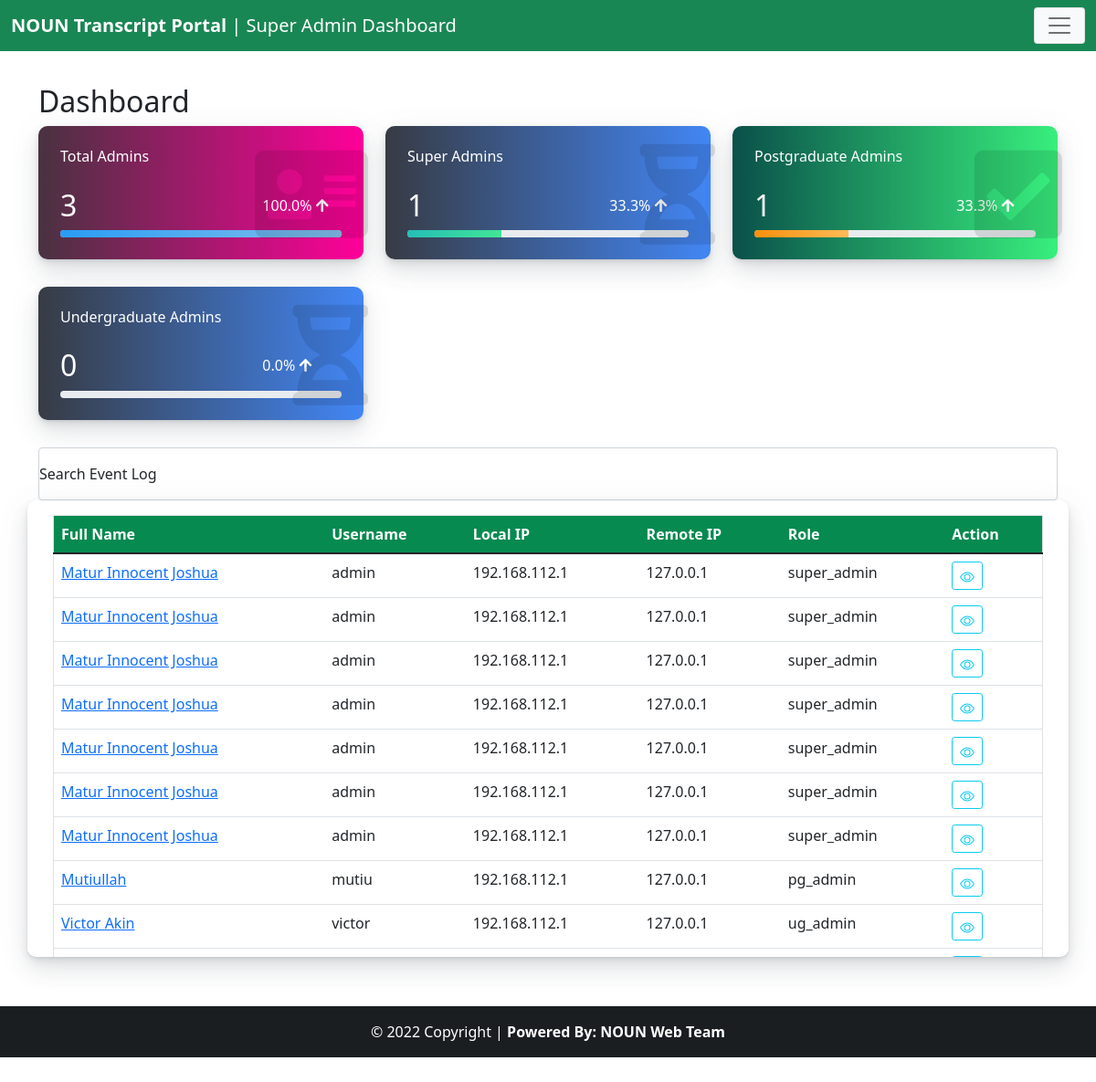
Screenshot of /adm/superadmin/ (signed in) with the database file from the repository.
### tables this page shows
CREATE TABLE IF NOT EXISTS `event_log` (
  `id` int(3) NOT NULL AUTO_INCREMENT COMMENT 'row ID',
  `name` varchar(25) NOT NULL,
  `username` varchar(15) NOT NULL,
  `remote_ip` varchar(15) NOT NULL COMMENT 'Remote IP',
  `local_ip` varchar(15) NOT NULL COMMENT 'Local IP',
  `datetime` timestamp NOT NULL DEFAULT CURRENT_TIMESTAMP COMMENT 'Server Time for Data Entry',
  `role` varchar(15) NOT NULL,
  PRIMARY KEY (`id`)
);

### adm/superadmin/index.php (the view, shortened to what this page needs)
<?php
include('post_header.php');
?>
     <br><br><br>
    <main>
    <div class="container">
            <div class="">
                <div class=" text-left">
                  <h2>Dashboard</h2>
                </div>
            </div>
<link rel="stylesheet" href="https://cdnjs.cloudflare.com/ajax/libs/font-awesome/5.12.1/css/all.min.css" />
<div class="col-md-12">
    <div class="row">
        <div class="col-xl-4 col-lg-6 ">
            <div class="card l-bg-cherry">
                <div class="card-statistic-3 p-4">
                    <div class="card-icon card-icon-large"><i class="fas fa-address-card"></i></div>
                    <div class="mb-4">
                        <h6 class="card-title mb-0">Total Admins</h6>
                    </div>
<?php
include('../../connect.php');
$sql="SELECT * FROM users ";
$result=mysqli_query($conn, $sql);
$total_application=mysqli_num_rows($result);
$total_application_percentage=($total_application/$total_application)*100;
$sql3="SELECT * FROM users WHERE role='super_admin' ";
$result3=mysqli_query($conn, $sql3);
$total_awaiting=mysqli_num_rows($result3);
$total_awaiting_percentage=($total_awaiting/$total_application)*100;
$sql4="SELECT * FROM users WHERE role='pg_admin' ";
$result4=mysqli_query($conn, $sql4);
$total_mis=mysqli_num_rows($result4);
$total_mis_percentage=($total_mis/$total_application)*100;
$sql5="SELECT * FROM undergraduate WHERE status='ug_admin' ";
$result5=mysqli_query($conn, $sql5);
$total_received=mysqli_num_rows($result5);
$total_received_percentage=($total_received/$total_application)*100;
?>
                    <div class="row align-items-center mb-2 d-flex">
                        <div class="col-8">
                            <h2 class="d-flex align-items-center mb-0">
                                <?php echo number_format($total_application); ?>
                            </h2>
                        </div>
                        <div class="col-4 text-right">
                            <span><?php echo number_format($total_application_percentage, 1);  ?>% <i class="fa fa-arrow-up"></i></span>
                        </div>
                    </div>
                    <div class="progress mt-1 " data-height="8" style="height: 8px;">
                        <div class="progress-bar l-bg-cyan" role="progressbar" data-width="25%" aria-valuenow="25" aria-valuemin="0" aria-valuemax="100" style="width: <?php echo number_format($total_application_percentage, 1);  ?>%;"></div>
                    </div>
                </div>
            </div>
        </div>
        <div class="col-xl-4 col-lg-6 align-items-center">
            <div class="card l-bg-blue-dark">
                <div class="card-statistic-3 p-4">
                    <div class="card-icon card-icon-large"><i class="fas fa-hourglass-half"></i></div>
                    <div class="mb-4">
                        <h6 class="card-title mb-0">Super Admins</h6>
                    </div>
                    <div class="row align-items-center mb-2 d-flex">
                        <div class="col-8">
                            <h2 class="d-flex align-items-center mb-0">
                                <?php echo number_format($total_awaiting); ?>
                            </h2>
                        </div>
                        <div class="col-4 text-right">
                            <span><?php echo number_format($total_awaiting_percentage, 1);  ?>% <i class="fa fa-arrow-up"></i></span>
                        </div>
                    </div>
                    <div class="progress mt-1 " data-height="8" style="height: 8px;">
                        <div class="progress-bar l-bg-green" role="progressbar" data-width="25%" aria-valuenow="25" aria-valuemin="0" aria-valuemax="100" style="width: <?php echo number_format($total_awaiting_percentage, 1);  ?>%;"></div>
                    </div>
                </div>
            </div>
        </div>
        <div class="col-xl-4 col-lg-6">
            <div class="card l-bg-green-dark">
                <div class="card-statistic-3 p-4">
                    <div class="card-icon card-icon-large"><i class="fas fa fa-check-square"></i></div>
                    <div class="mb-4">
                        <h6 class="card-title mb-0">Postgraduate Admins</h6>
                    </div>
                    <div class="row align-items-center mb-2 d-flex">
                        <div class="col-8">
                            <h2 class="d-flex align-items-center mb-0">
                                <?php echo number_format($total_mis); ?>
                            </h2>
                        </div>
                        <div class="col-4 text-right">
                            <span><?php echo number_format($total_mis_percentage, 1);  ?>% <i class="fa fa-arrow-up"></i></span>
                        </div>
                    </div>
                    <div class="progress mt-1 " data-height="8" style="height: 8px;">
                        <div class="progress-bar l-bg-orange" role="progressbar" data-width="25%" aria-valuenow="25" aria-valuemin="0" aria-valuemax="100" style="width: <?php echo number_format($total_mis_percentage, 1);  ?>%;"></div>
                    </div>
                </div>
            </div>
        </div>
        <div class="col-xl-4 col-lg-6 align-items-center">
            <div class="card l-bg-blue-dark">
                <div class="card-statistic-3 p-4">
                    <div class="card-icon card-icon-large"><i class="fas fa-hourglass-half"></i></div>
                    <div class="mb-4">
                        <h6 class="card-title mb-0">Undergraduate Admins</h6>
                    </div>
                    <div class="row align-items-center mb-2 d-flex">
                        <div class="col-8">
                            <h2 class="d-flex align-items-center mb-0">
                                <?php echo number_format($total_received); ?>
                            </h2>
                        </div>
                        <div class="col-4 text-right">
                            <span><?php echo number_format($total_received_percentage, 1);  ?>% <i class="fa fa-arrow-up"></i></span>
                        </div>
                    </div>
                    <div class="progress mt-1 " data-height="8" style="height: 8px;">
                    </div>
                </div>
            </div>
        </div>
    </div>
</div>
        <form method="post">
<div class="row">
    <div class="col-md-12 form-floating text-center">
        <input type="search" class="form-control me-2" id="search_text" placeholder="Search for Transcript">
        <label for="floatingInput">Search Event Log</label>
    </form>
    </div>
    <div class="card" style="height:500px; overflow-y: scroll;">
        <div class="card-body">
            <table class="table border">
                <thead class="table-dark">
<?php
$sql="SELECT * FROM event_log ";
$result=mysqli_query($conn, $sql);
?>
                    <tr>
                        <th scope="col" style="background-color:#068a50;">Full Name</th>
                        <th scope="col" style="background-color:#068a50;">Username</th>
                        <th scope="col" style="background-color:#068a50;">Local IP</th>
                        <th scope="col" style="background-color:#068a50;">Remote IP</th>
                        <th scope="col" style="background-color:#068a50;">Role</th>
                        <th scope="col" style="background-color:#068a50;" colspan="">Action</th>
                    </tr>
                </thead>
                <tbody>
<?php
while($rows=mysqli_fetch_array($result)){
?>
                    <tr>
                        <td><a href="view_event.php?id=<?php echo $rows['id'];?>" target="_blank"><?php echo $rows['name'];  ?></a></td>
                        <td><?php echo $rows['username'];  ?></td>
                        <td><?php echo $rows['local_ip'];  ?></td>
                        <td><?php echo $rows['remote_ip'];  ?></td>
                        <td><?php echo $rows['role'];  ?></td>
                        <form method="post"><td>
                                <a href='view_event.php?id=<?php echo $rows['id'];?>' title="Click to view application details" class='btn btn-outline-info btn-sm' type='view'>
                            </a>
                        </td>
                        </form>
                    </tr>
<?php
}
?>
                </tbody>
        </table>
        </div>
    </div>
    <br>
    </main>
    <footer class="bg-dark text-center text-white">
        <div class="text-center p-3" style="background-color: rgba(0, 0, 0, 0.2);">
          © 2022 Copyright | <strong>Powered By: NOUN Web Team</strong>
        </div>
    </footer>
  </body>
</html>

### adm/css/style.css (style rules this page uses)
.card { background-color: #fff; border-radius: 10px; border: none; position: relative; margin-bottom: 30px; box-shadow: 0 0.46875rem 2.1875rem rgba(90,97,105,0.1), 0 0.9375rem 1.40625rem rgba(90,97,105,0.1), 0 0.25rem 0.53125rem rgba(90,97,105,0.12), 0 0.125rem 0.1875rem rgba(90,97,105,0.1); }
.l-bg-cherry { background: linear-gradient(to right, #493240, #f09) !important; color: #fff; }
.l-bg-blue-dark { background: linear-gradient(to right, #373b44, #4286f4) !important; color: #fff; }
.l-bg-green-dark { background: linear-gradient(to right, #0a504a, #38ef7d) !important; color: #fff; }
.card .card-statistic-3 .card-icon-large .fas, .card .card-statistic-3 .card-icon-large .far, .card .card-statistic-3 .card-icon-large .fab, .card .card-statistic-3 .card-icon-large .fal { font-size: 110px; }
.card .card-statistic-3 .card-icon { text-align: center; line-height: 50px; margin-left: 15px; color: #000; position: absolute; right: -5px; top: 20px; opacity: 0.1; }
.l-bg-cyan { background: linear-gradient(135deg, #289cf5, #84c0ec) !important; color: #fff; }
.l-bg-green { background: linear-gradient(135deg, #23bdb8 0%, #43e794 100%) !important; color: #fff; }
.l-bg-orange { background: linear-gradient(to right, #f9900e, #ffba56) !important; color: #fff; }
body { margin-top:20px; }

### adm/superadmin/post_header.php (style rules this page uses)
html { position: relative; min-height: 100%; }
body { margin-bottom: 60px; }

### rows the page displays
event_log: name "Matur Innocent Joshua", username "admin", local_ip "192.168.112.1", remote_ip "127.0.0.1", role "super_admin"
event_log: name "Matur Innocent Joshua", username "admin", local_ip "192.168.112.1", remote_ip "127.0.0.1", role "super_admin"
event_log: name "Matur Innocent Joshua", username "admin", local_ip "192.168.112.1", remote_ip "127.0.0.1", role "super_admin"
event_log: name "Matur Innocent Joshua", username "admin", local_ip "192.168.112.1", remote_ip "127.0.0.1", role "super_admin"
event_log: name "Matur Innocent Joshua", username "admin", local_ip "192.168.112.1", remote_ip "127.0.0.1", role "super_admin"
event_log: name "Matur Innocent Joshua", username "admin", local_ip "192.168.112.1", remote_ip "127.0.0.1", role "super_admin"
event_log: name "Matur Innocent Joshua", username "admin", local_ip "192.168.112.1", remote_ip "127.0.0.1", role "super_admin"
event_log: name "Mutiullah", username "mutiu", local_ip "192.168.112.1", remote_ip "127.0.0.1", role "pg_admin"
event_log: name "Victor Akin", username "victor", local_ip "192.168.112.1", remote_ip "127.0.0.1", role "ug_admin"

### other values shown
$total_application "3"
$total_application_percentage "100.0"
$total_awaiting "1"
$total_awaiting_percentage "33.3"
$total_mis "1"
$total_mis_percentage "33.3"
$total_received "0"
$total_received_percentage "0.0"
